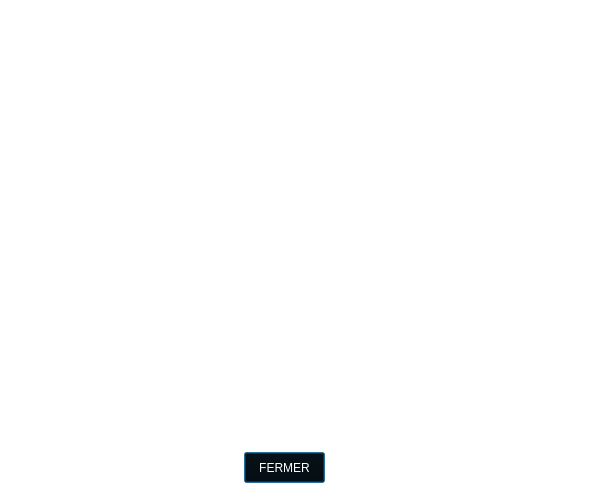
<?xml version="1.0" encoding="UTF-8"?>
<ui version="4.0">
 <class>donnees</class>
 <widget class="QDialog" name="donnees">
  <property name="geometry">
   <rect>
    <x>0</x>
    <y>0</y>
    <width>600</width>
    <height>500</height>
   </rect>
  </property>
  <property name="windowTitle">
   <string>Dialog</string>
  </property>
  <property name="styleSheet">
   <string notr="true">background-color: rgb(255, 255, 255);</string>
  </property>
  <widget class="QPushButton" name="pushButton">
   <property name="geometry">
    <rect>
     <x>244</x>
     <y>452</y>
     <width>81</width>
     <height>31</height>
    </rect>
   </property>
   <property name="styleSheet">
    <string notr="true">background-color: rgb(0, 0, 0);
color: rgb(255, 255, 255);</string>
   </property>
   <property name="text">
    <string>FERMER</string>
   </property>
  </widget>
 </widget>
 <resources/>
 <connections/>
</ui>
